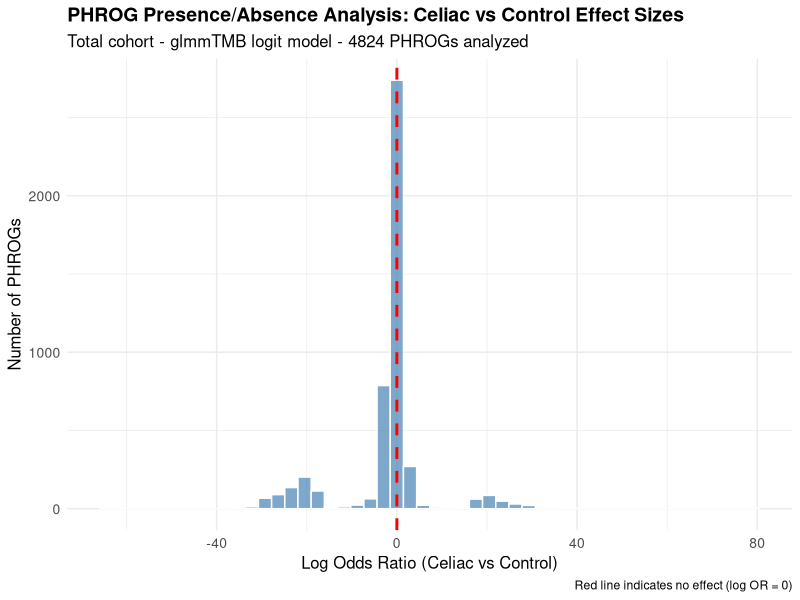
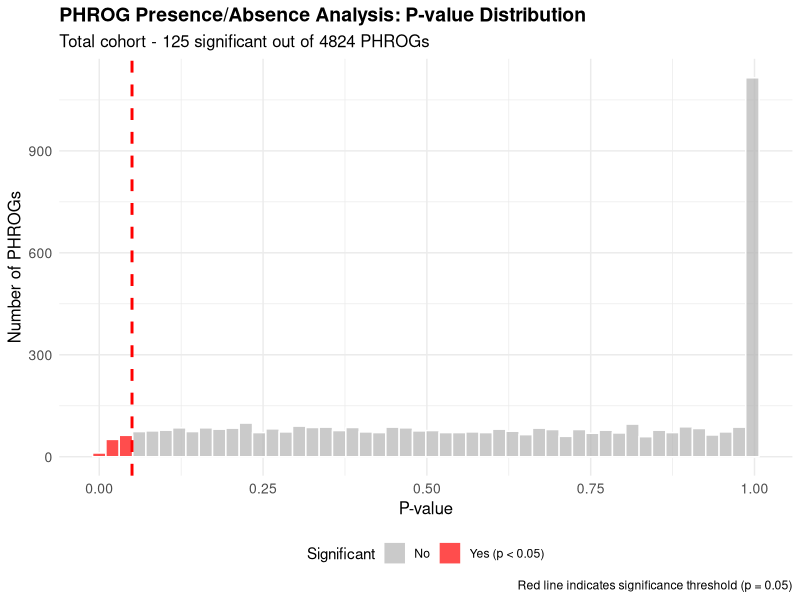
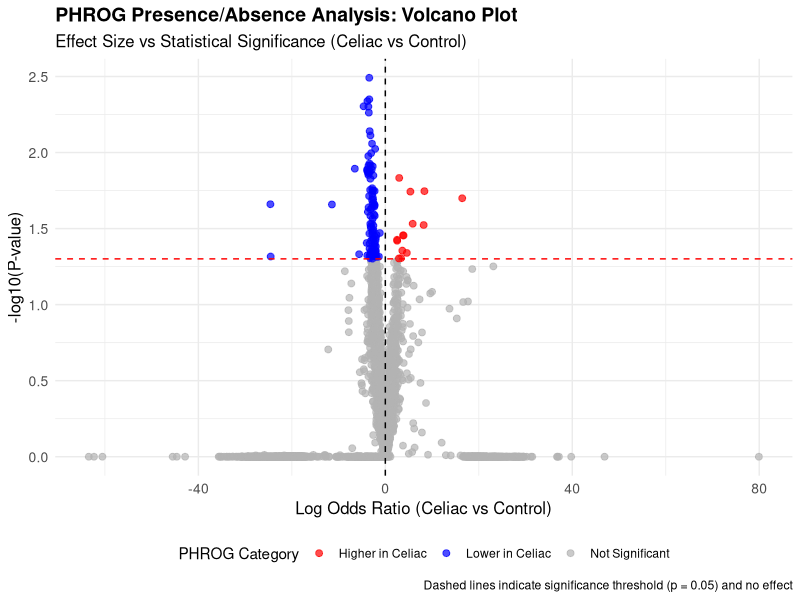
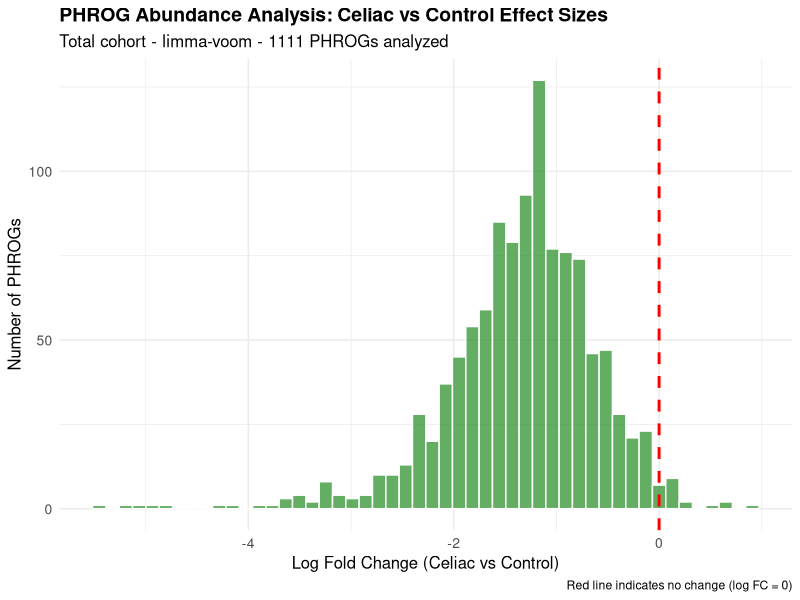
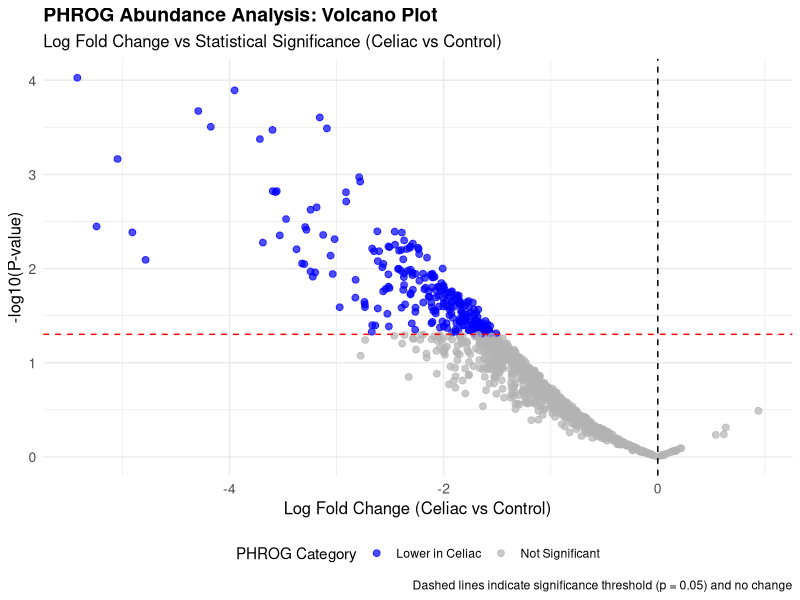
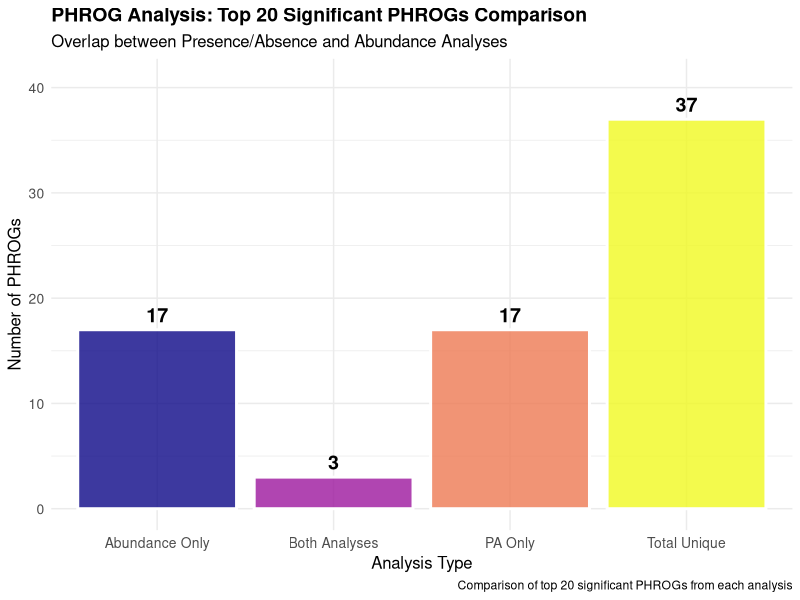
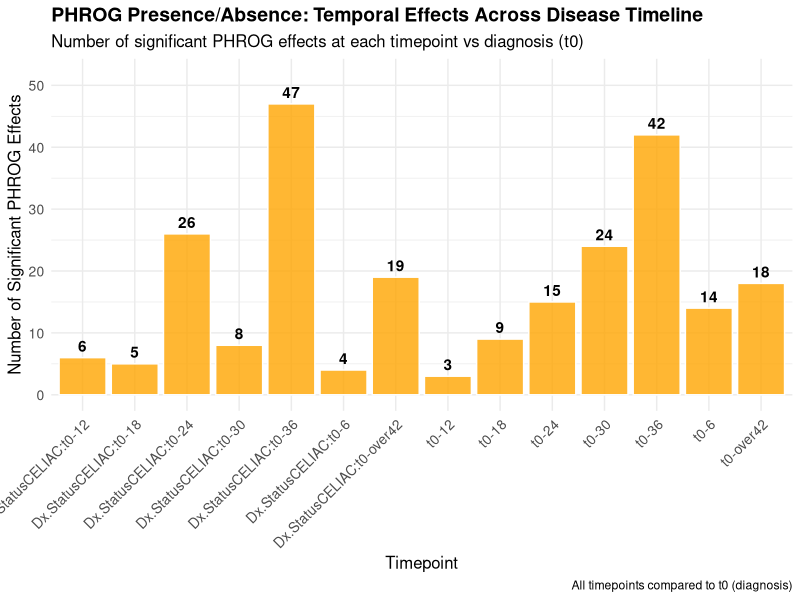
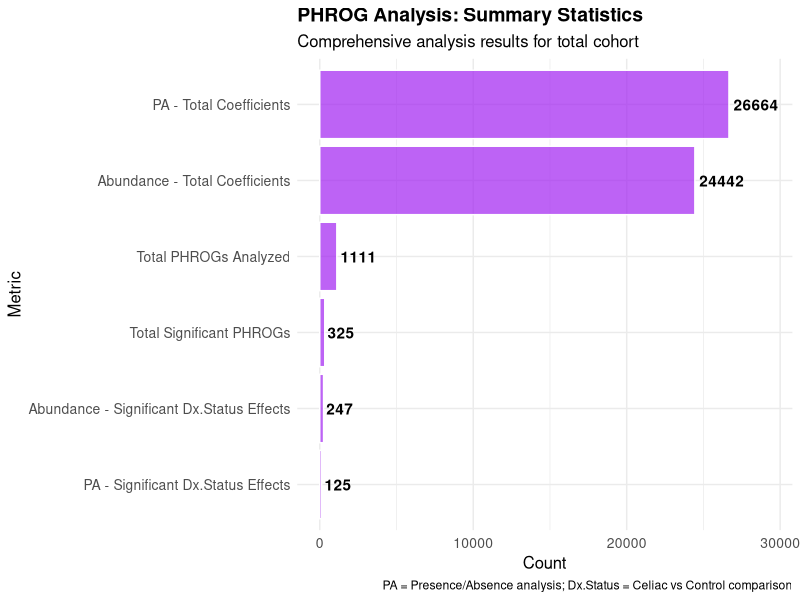

Here is the R script that generated these plots, in order:
# Create Comprehensive PHROG Analysis Figures
library(dplyr)
library(ggplot2)
library(readr)
library(tidyr)
library(viridis)
library(pheatmap)

# Read the PHROG analysis results
total_logit <- read.csv("../Orf_Contig_Phrog_compositional/phrog_results/total_PA_glmmTMB_logit_results.csv")
total_cloglog <- read.csv("../Orf_Contig_Phrog_compositional/phrog_results/total_PA_glmmTMB_cloglog_results.csv")
total_abundance <- read.csv("../Orf_Contig_Phrog_compositional/phrog_results/total_abundance_limma_results.csv")

cat("Creating comprehensive PHROG analysis figures...\n")

# Figure 1: Effect Size Distribution for Dx.Status (PA Analysis)
dx_effects_logit <- total_logit %>% 
  filter(grepl("Dx.StatusCELIAC", term)) %>%
  filter(!is.na(p.value))

p1 <- ggplot(dx_effects_logit, aes(x = estimate)) +
  geom_histogram(bins = 50, fill = "steelblue", alpha = 0.7, color = "white") +
  geom_vline(xintercept = 0, color = "red", linetype = "dashed", linewidth = 1) +
  labs(title = "PHROG Presence/Absence Analysis: Celiac vs Control Effect Sizes",
       subtitle = paste("Total cohort - glmmTMB logit model -", nrow(dx_effects_logit), "PHROGs analyzed"),
       x = "Log Odds Ratio (Celiac vs Control)",
       y = "Number of PHROGs",
       caption = "Red line indicates no effect (log OR = 0)") +
  theme_minimal() +
  theme(plot.title = element_text(size = 14, face = "bold"),
        plot.subtitle = element_text(size = 12),
        axis.title = element_text(size = 12),
        axis.text = element_text(size = 10))

ggsave("../Orf_Contig_Phrog_compositional/phrog_figures/PHROG_PA_effect_sizes_dx_status.pdf", 
       p1, width = 12, height = 8)

# Figure 2: P-value Distribution with Significance Highlighting
dx_effects_logit$significant <- dx_effects_logit$p.value < 0.05

p2 <- ggplot(dx_effects_logit, aes(x = p.value, fill = significant)) +
  geom_histogram(bins = 50, alpha = 0.7, color = "white") +
  scale_fill_manual(values = c("FALSE" = "gray70", "TRUE" = "red"), 
                    name = "Significant", labels = c("No", "Yes (p < 0.05)")) +
  geom_vline(xintercept = 0.05, color = "red", linetype = "dashed", linewidth = 1) +
  labs(title = "PHROG Presence/Absence Analysis: P-value Distribution",
       subtitle = paste("Total cohort -", sum(dx_effects_logit$significant), "significant out of", nrow(dx_effects_logit), "PHROGs"),
       x = "P-value",
       y = "Number of PHROGs",
       caption = "Red line indicates significance threshold (p = 0.05)") +
  theme_minimal() +
  theme(plot.title = element_text(size = 14, face = "bold"),
        plot.subtitle = element_text(size = 12),
        axis.title = element_text(size = 12),
        axis.text = element_text(size = 10),
        legend.position = "bottom")

ggsave("../Orf_Contig_Phrog_compositional/phrog_figures/PHROG_PA_pvalue_distribution.pdf", 
       p2, width = 12, height = 8)

# Figure 3: Volcano Plot (Effect Size vs Significance)
dx_effects_logit$log10_p <- -log10(dx_effects_logit$p.value)
dx_effects_logit$effect_category <- case_when(
  dx_effects_logit$p.value >= 0.05 ~ "Not Significant",
  dx_effects_logit$estimate > 0 ~ "Higher in Celiac",
  dx_effects_logit$estimate < 0 ~ "Lower in Celiac"
)

p3 <- ggplot(dx_effects_logit, aes(x = estimate, y = log10_p, color = effect_category)) +
  geom_point(alpha = 0.7, size = 2) +
  scale_color_manual(values = c("Not Significant" = "gray70", 
                               "Higher in Celiac" = "red", 
                               "Lower in Celiac" = "blue"),
                    name = "PHROG Category") +
  geom_hline(yintercept = -log10(0.05), color = "red", linetype = "dashed") +
  geom_vline(xintercept = 0, color = "black", linetype = "dashed") +
  labs(title = "PHROG Presence/Absence Analysis: Volcano Plot",
       subtitle = "Effect Size vs Statistical Significance (Celiac vs Control)",
       x = "Log Odds Ratio (Celiac vs Control)",
       y = "-log10(P-value)",
       caption = "Dashed lines indicate significance threshold (p = 0.05) and no effect") +
  theme_minimal() +
  theme(plot.title = element_text(size = 14, face = "bold"),
        plot.subtitle = element_text(size = 12),
        axis.title = element_text(size = 12),
        axis.text = element_text(size = 10),
        legend.position = "bottom")

ggsave("../Orf_Contig_Phrog_compositional/phrog_figures/PHROG_PA_volcano_plot.pdf", 
       p3, width = 12, height = 8)

# Figure 4: Abundance Analysis - Dx.Status Effects
dx_abundance_effects <- total_abundance %>% 
  filter(coefficient == "Dx.StatusCELIAC") %>%
  filter(!is.na(P.Value))

p4 <- ggplot(dx_abundance_effects, aes(x = logFC)) +
  geom_histogram(bins = 50, fill = "forestgreen", alpha = 0.7, color = "white") +
  geom_vline(xintercept = 0, color = "red", linetype = "dashed", linewidth = 1) +
  labs(title = "PHROG Abundance Analysis: Celiac vs Control Effect Sizes",
       subtitle = paste("Total cohort - limma-voom -", nrow(dx_abundance_effects), "PHROGs analyzed"),
       x = "Log Fold Change (Celiac vs Control)",
       y = "Number of PHROGs",
       caption = "Red line indicates no change (log FC = 0)") +
  theme_minimal() +
  theme(plot.title = element_text(size = 14, face = "bold"),
        plot.subtitle = element_text(size = 12),
        axis.title = element_text(size = 12),
        axis.text = element_text(size = 10))

ggsave("../Orf_Contig_Phrog_compositional/phrog_figures/PHROG_abundance_effect_sizes_dx_status.pdf", 
       p4, width = 12, height = 8)

# Figure 5: Abundance Analysis Volcano Plot
dx_abundance_effects$log10_p <- -log10(dx_abundance_effects$P.Value)
dx_abundance_effects$significant <- dx_abundance_effects$P.Value < 0.05
dx_abundance_effects$effect_category <- case_when(
  dx_abundance_effects$P.Value >= 0.05 ~ "Not Significant",
  dx_abundance_effects$logFC > 0 ~ "Higher in Celiac",
  dx_abundance_effects$logFC < 0 ~ "Lower in Celiac"
)

p5 <- ggplot(dx_abundance_effects, aes(x = logFC, y = log10_p, color = effect_category)) +
  geom_point(alpha = 0.7, size = 2) +
  scale_color_manual(values = c("Not Significant" = "gray70", 
                               "Higher in Celiac" = "red", 
                               "Lower in Celiac" = "blue"),
                    name = "PHROG Category") +
  geom_hline(yintercept = -log10(0.05), color = "red", linetype = "dashed") +
  geom_vline(xintercept = 0, color = "black", linetype = "dashed") +
  labs(title = "PHROG Abundance Analysis: Volcano Plot",
       subtitle = "Log Fold Change vs Statistical Significance (Celiac vs Control)",
       x = "Log Fold Change (Celiac vs Control)",
       y = "-log10(P-value)",
       caption = "Dashed lines indicate significance threshold (p = 0.05) and no change") +
  theme_minimal() +
  theme(plot.title = element_text(size = 14, face = "bold"),
        plot.subtitle = element_text(size = 12),
        axis.title = element_text(size = 12),
        axis.text = element_text(size = 10),
        legend.position = "bottom")

ggsave("../Orf_Contig_Phrog_compositional/phrog_figures/PHROG_abundance_volcano_plot.pdf", 
       p5, width = 12, height = 8)

# Figure 6: Comparison of PA vs Abundance Results
# Get top significant PHROGs from both analyses
top_pa_phrogs <- dx_effects_logit %>% 
  filter(significant) %>% 
  arrange(p.value) %>% 
  head(20) %>%
  pull(phrog_id)

top_abundance_phrogs <- dx_abundance_effects %>% 
  filter(significant) %>% 
  arrange(P.Value) %>% 
  head(20) %>%
  pull(phrog_id)

# Compare overlap
overlap_phrogs <- intersect(top_pa_phrogs, top_abundance_phrogs)
pa_only <- setdiff(top_pa_phrogs, top_abundance_phrogs)
abundance_only <- setdiff(top_abundance_phrogs, top_pa_phrogs)

comparison_data <- data.frame(
  Category = c("PA Only", "Abundance Only", "Both Analyses", "Total Unique"),
  Count = c(length(pa_only), length(abundance_only), length(overlap_phrogs), 
            length(unique(c(top_pa_phrogs, top_abundance_phrogs))))
)

p6 <- ggplot(comparison_data, aes(x = Category, y = Count, fill = Category)) +
  geom_col(alpha = 0.8, color = "white", linewidth = 1) +
  geom_text(aes(label = Count), vjust = -0.5, size = 5, fontface = "bold") +
  scale_fill_viridis_d(option = "plasma") +
  labs(title = "PHROG Analysis: Top 20 Significant PHROGs Comparison",
       subtitle = "Overlap between Presence/Absence and Abundance Analyses",
       x = "Analysis Type",
       y = "Number of PHROGs",
       caption = "Comparison of top 20 significant PHROGs from each analysis") +
  theme_minimal() +
  theme(plot.title = element_text(size = 14, face = "bold"),
        plot.subtitle = element_text(size = 12),
        axis.title = element_text(size = 12),
        axis.text = element_text(size = 10),
        legend.position = "none") +
  ylim(0, max(comparison_data$Count) * 1.1)

ggsave("../Orf_Contig_Phrog_compositional/phrog_figures/PHROG_analysis_comparison.pdf", 
       p6, width = 10, height = 8)

# Figure 7: Timeline Effects (across all timepoints)
timeline_effects <- total_logit %>%
  filter(grepl("onset_timeline_combined", term)) %>%
  filter(!is.na(p.value)) %>%
  mutate(
    timepoint = gsub("onset_timeline_combined", "", term),
    significant = p.value < 0.05
  )

timeline_summary <- timeline_effects %>%
  group_by(timepoint) %>%
  summarise(
    total_effects = n(),
    significant_effects = sum(significant, na.rm = TRUE),
    prop_significant = significant_effects / total_effects
  )

p7 <- ggplot(timeline_summary, aes(x = timepoint, y = significant_effects)) +
  geom_col(fill = "orange", alpha = 0.8, color = "white") +
  geom_text(aes(label = significant_effects), vjust = -0.5, fontface = "bold") +
  labs(title = "PHROG Presence/Absence: Temporal Effects Across Disease Timeline",
       subtitle = "Number of significant PHROG effects at each timepoint vs diagnosis (t0)",
       x = "Timepoint",
       y = "Number of Significant PHROG Effects",
       caption = "All timepoints compared to t0 (diagnosis)") +
  theme_minimal() +
  theme(plot.title = element_text(size = 14, face = "bold"),
        plot.subtitle = element_text(size = 12),
        axis.title = element_text(size = 12),
        axis.text = element_text(size = 10),
        axis.text.x = element_text(angle = 45, hjust = 1)) +
  ylim(0, max(timeline_summary$significant_effects) * 1.1)

ggsave("../Orf_Contig_Phrog_compositional/phrog_figures/PHROG_temporal_effects.pdf", 
       p7, width = 12, height = 8)

# Figure 8: Summary Statistics
summary_stats <- data.frame(
  Metric = c("Total PHROGs Analyzed", "PA - Significant Dx.Status Effects", 
             "Abundance - Significant Dx.Status Effects", "Total Significant PHROGs",
             "PA - Total Coefficients", "Abundance - Total Coefficients"),
  Value = c(1111, 
            sum(dx_effects_logit$significant),
            sum(dx_abundance_effects$significant),
            length(unique(c(dx_effects_logit$phrog_id[dx_effects_logit$significant],
                           dx_abundance_effects$phrog_id[dx_abundance_effects$significant]))),
            nrow(total_logit),
            nrow(total_abundance))
)

p8 <- ggplot(summary_stats, aes(x = reorder(Metric, Value), y = Value)) +
  geom_col(fill = "purple", alpha = 0.7, color = "white") +
  geom_text(aes(label = Value), hjust = -0.1, fontface = "bold") +
  coord_flip() +
  labs(title = "PHROG Analysis: Summary Statistics",
       subtitle = "Comprehensive analysis results for total cohort",
       x = "Metric",
       y = "Count",
       caption = "PA = Presence/Absence analysis; Dx.Status = Celiac vs Control comparison") +
  theme_minimal() +
  theme(plot.title = element_text(size = 14, face = "bold"),
        plot.subtitle = element_text(size = 12),
        axis.title = element_text(size = 12),
        axis.text = element_text(size = 10)) +
  expand_limits(y = max(summary_stats$Value) * 1.1)

ggsave("../Orf_Contig_Phrog_compositional/phrog_figures/PHROG_summary_statistics.pdf", 
       p8, width = 12, height = 8)

cat("Created 8 comprehensive PHROG analysis figures:\n")
cat("1. PHROG_PA_effect_sizes_dx_status.pdf\n")
cat("2. PHROG_PA_pvalue_distribution.pdf\n")
cat("3. PHROG_PA_volcano_plot.pdf\n")
cat("4. PHROG_abundance_effect_sizes_dx_status.pdf\n")
cat("5. PHROG_abundance_volcano_plot.pdf\n")
cat("6. PHROG_analysis_comparison.pdf\n")
cat("7. PHROG_temporal_effects.pdf\n")
cat("8. PHROG_summary_statistics.pdf\n")
cat("All figures saved to ../Orf_Contig_Phrog_compositional/phrog_figures/\n")
